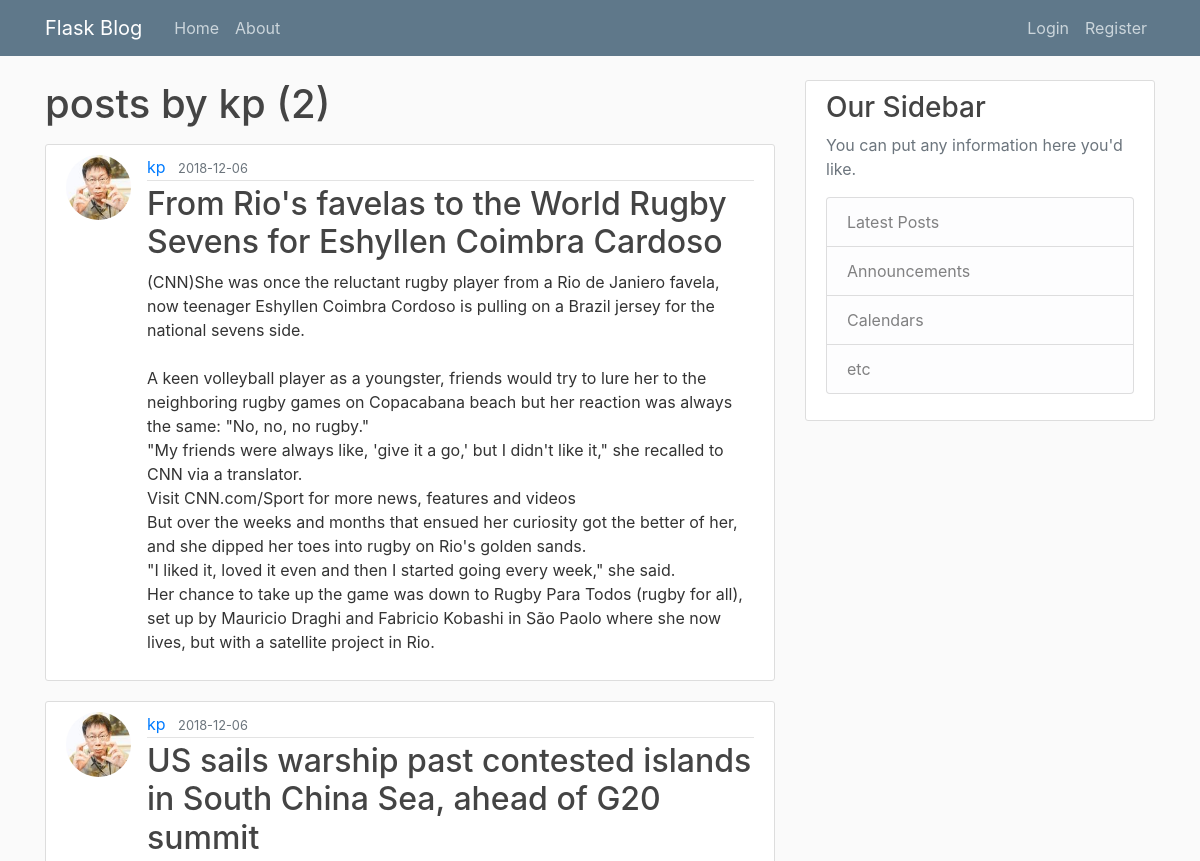
/user/kp (upper part), run on an earlier commit of the app's database.
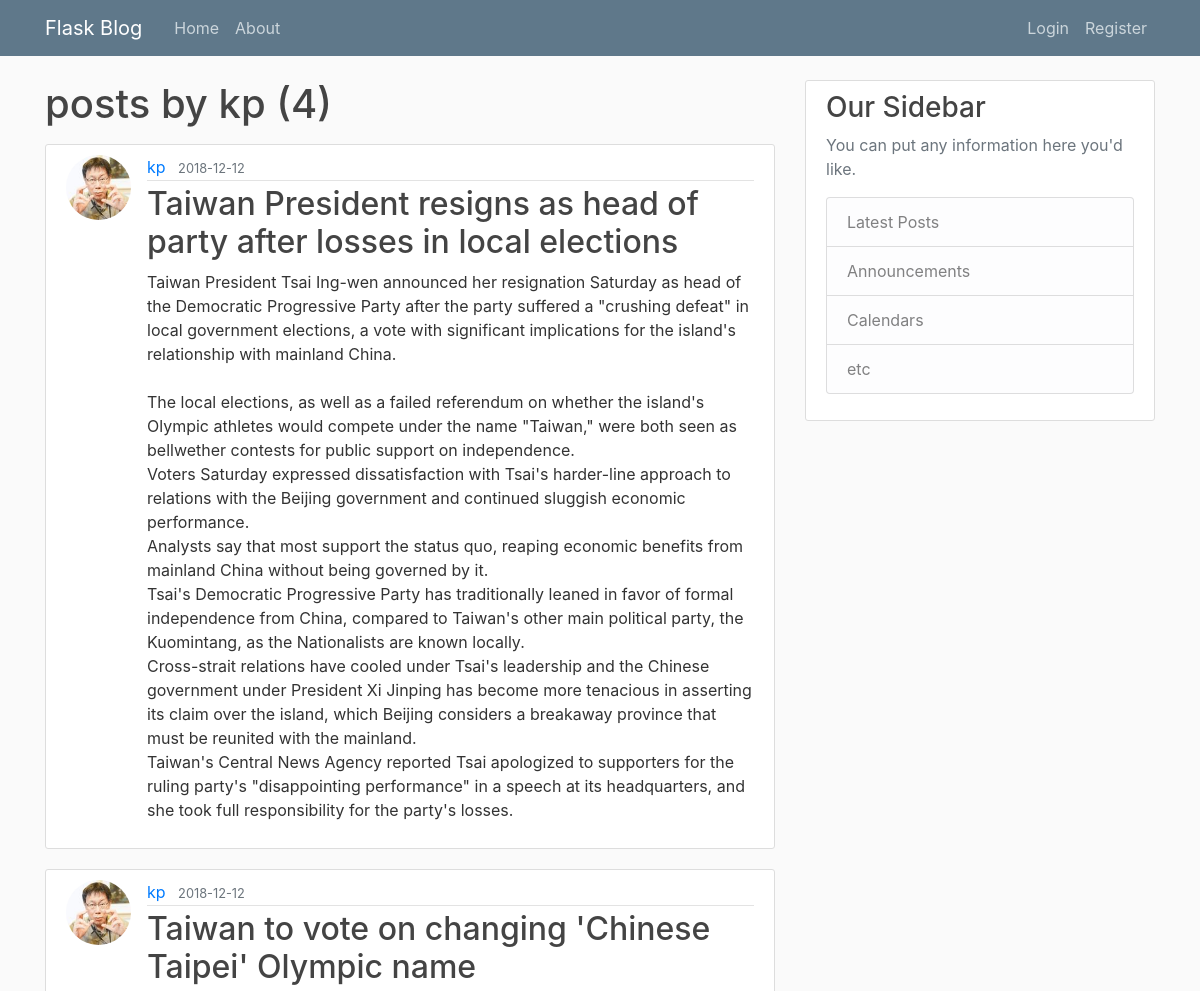
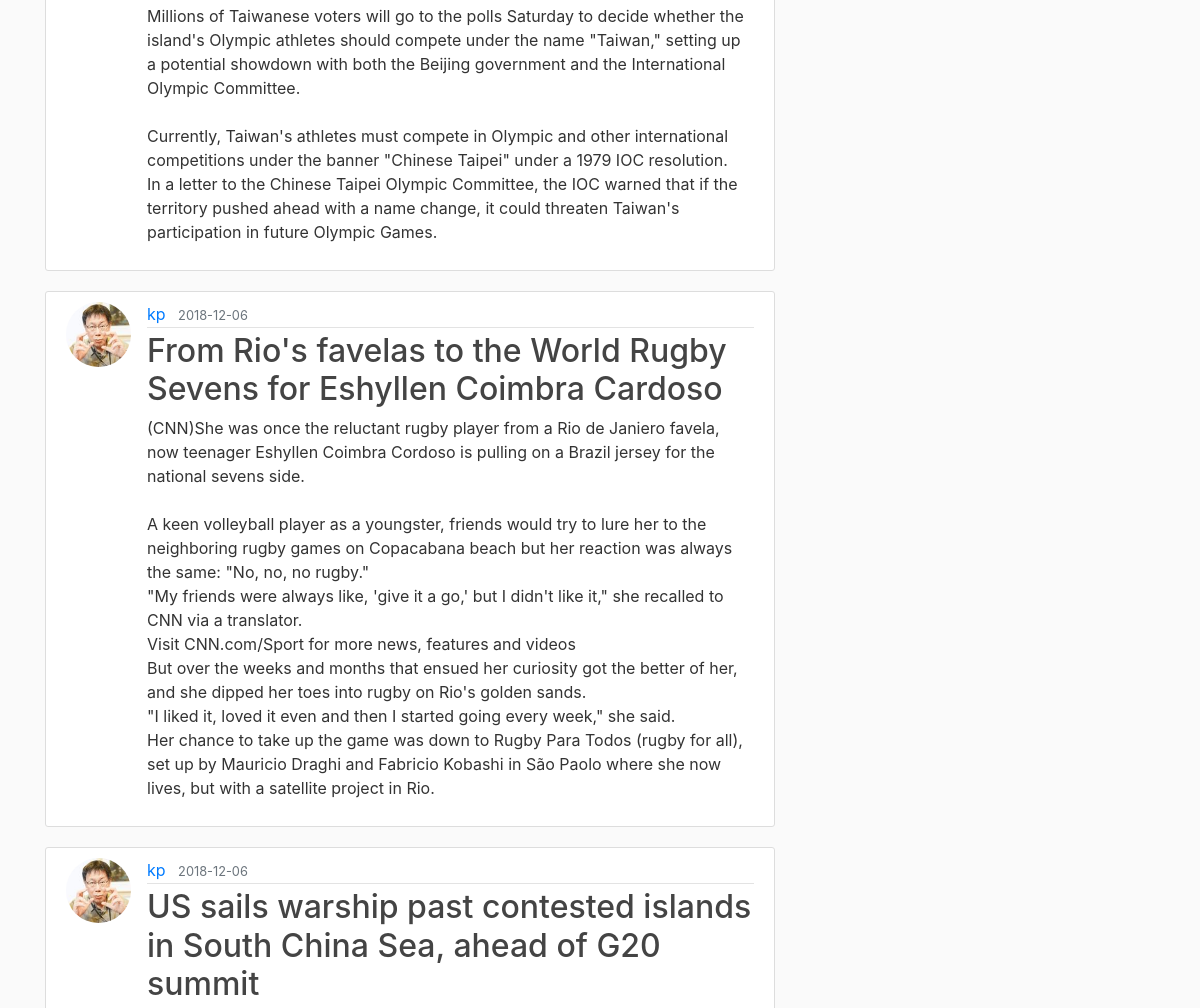
And on a later commit of the database (2 pictures, top to bottom).
### flaskblog/models.py (models this page shows, shortened)
class Post(db.Model):
    id = db.Column(db.Integer, primary_key=True)
    title = db.Column(db.String(100) , nullable=False)
    date_posted = db.Column(db.DateTime, nullable=False, default=datetime.utcnow)
    content = db.Column(db.Text, nullable=False)
    user_id = db.Column(db.Integer, db.ForeignKey('user.id'), nullable=False) # what does the foreign Key dose?

class User(db.Model, UserMixin):
    id = db.Column(db.Integer, primary_key=True)
    username = db.Column(db.String(20), unique=True, nullable=False)
    email = db.Column(db.String(120), unique=True, nullable=False)
    image_file = db.Column(db.String(20), nullable=False, default='default.jpg')
    password = db.Column(db.String(60), nullable=False)
    posts = db.relationship('Post', backref='author', lazy=True) # the string 'Post' refer to the class post

### flaskblog/users/routes.py (the view)
@users.route("/user/<string:username>")
def user_posts(username):
    page = request.args.get("page", 1, type=int) #we can alse see this in the login route. request.args is a dictionary.
    user = User.query.filter_by(username=username).first_or_404()
    posts = Post.query.filter_by(author=user).order_by(Post.date_posted.desc()).paginate(per_page=5, page=page)#
    return render_template("user_posts.html", user=user, posts=posts)

### flaskblog/templates/user_posts.html (shortened to what this page needs)
{% extends "layout.html"%}
{%block content%}
    <h1 class='mb-3'>posts by {{user.username}} ({{posts.total}})</h1>
    {% for post in posts.items%}
        <article class="media content-section">
          <img class="rounded-circle article-img"src="{{url_for('static', filename='profile_pic/'+ post.author.image_file) }}">
          <div class="media-body">
            <div class="article-metadata">
              <a class="mr-2" href="{{url_for('users.user_posts', username=post.author.username)}}">{{ post.author.username }}</a>
              <small class="text-muted">{{ post.date_posted.strftime('%Y-%m-%d') }}</small>
            </div>
            <h2><a class="article-title" href="{{url_for('posts.post', post_id=post.id)}}">{{ post.title }}</a></h2>
            <p class="article-content">{{ post.content }}</p>
          </div>
        </article>
    {% endfor %}
{% endblock content%}

What changed in the data, as far as the page shows it:
added Post: image_file (picture), author.username "kp", date_posted "2018-12-12", title "Taiwan President resigns as head of party after losses in local elections", content "Taiwan President Tsai Ing-wen announced her resignation Saturday as head of the Democratic Progressive Party after the party suffered a \"crushing defeat\" in local government elections, a vote with significant implications for the island's relationship with mainland China. The local elections, as well as a failed referendum on whether the island's Olympic athletes would compete under the name \"Taiwan,\" were both seen as bellwether contests for public support on independence. Voters Saturday expressed dissatisfaction with Tsai's harder-line approach to relations with the Beijing government and continued sluggish economic performance. Analysts say that most support the status quo, reaping…"
added Post: image_file (picture), author.username "kp", date_posted "2018-12-12", title "Taiwan to vote on changing 'Chinese Taipei' Olympic name", content "Millions of Taiwanese voters will go to the polls Saturday to decide whether the island's Olympic athletes should compete under the name \"Taiwan,\" setting up a potential showdown with both the Beijing government and the International Olympic Committee. Currently, Taiwan's athletes must compete in Olympic and other international competitions under the banner \"Chinese Taipei\" under a 1979 IOC resolution. In a letter to the Chinese Taipei Olympic Committee, the IOC warned that if the territory pushed ahead with a name change, it could threaten Taiwan's participation in future Olympic Games."
Also different on the page:
{{ posts.total }}: "2" → "4"
